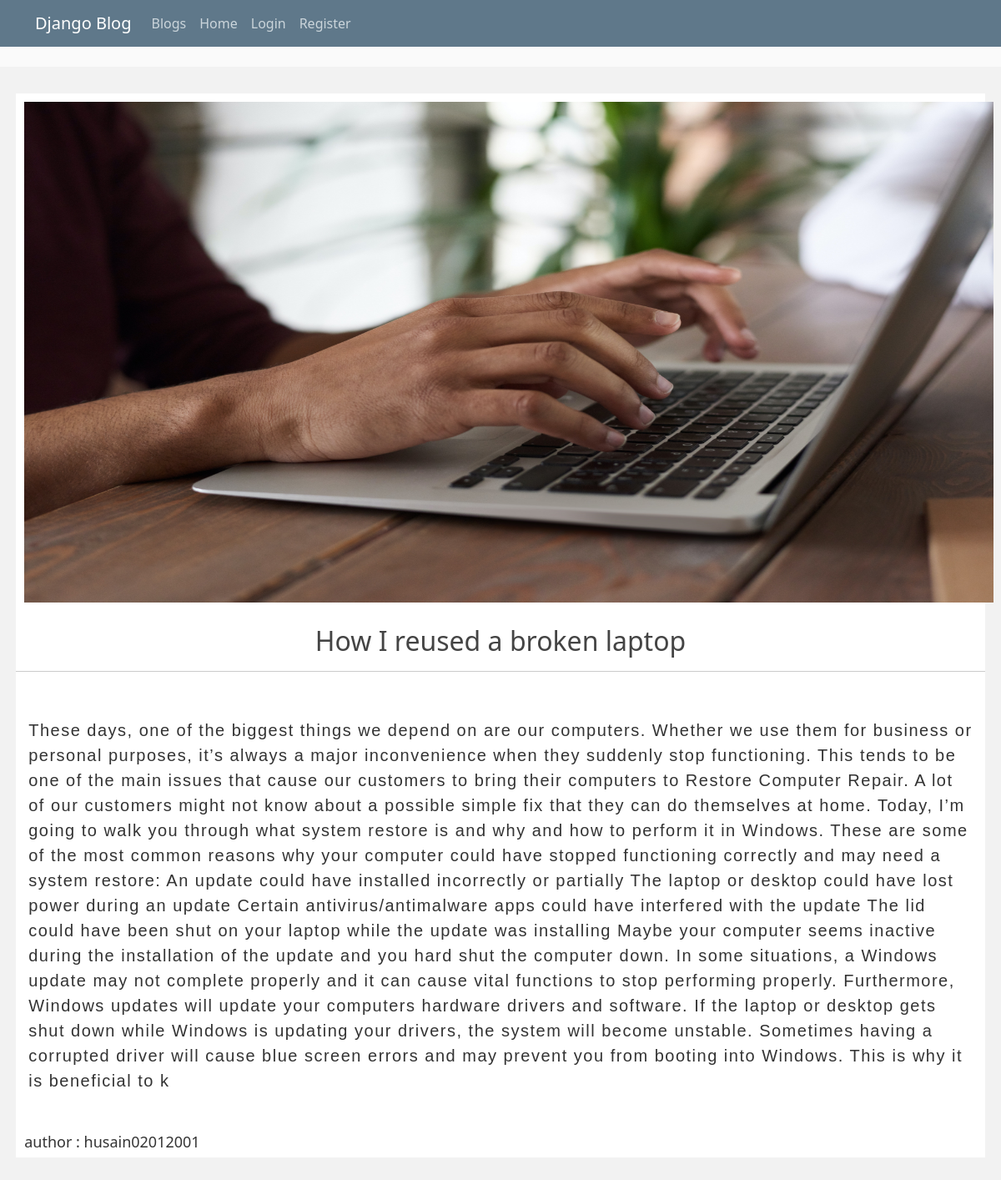
/blog/blogs/1, run on the app's committed database.
### blog/models.py (models this page shows, shortened)
class Blog(models.Model):
    title = models.CharField(max_length=50)
    description = models.CharField(max_length=1500)
    image = models.ImageField(upload_to = "uploads/blog-picture/")
    author = models.ForeignKey(User, on_delete=models.CASCADE )
    cardDescription = models.CharField(max_length=100, blank=True, null=True)

### blog/views.py (the view)
# urls.py: path('blogs/<int:blog_id>', views.viewblog, name = 'ViewBlog')
def viewblog(request,blog_id):
    blogs = Blog.objects.get(id= blog_id)
    return render(request, 'blog/ViewBlog.html',
    {
    "blogs": blogs
    })

### blog/templates/blog/ViewBlog.html (shortened to what this page needs)
{% extends 'product/base.html' %}
{% block content %}
        <div class="facts-container-1">
            <div class="facts-container-2">
                <img src="{{blogs.image.url}}" style="height: 600px; width:100%;  margin: 10px;">
                <div style="margin-top:1.5%">
                    <h2 style="text-align: center;">{{blogs.title}}</h2>
                </div>
                <hr>
                <br>
                <div style="margin:15px">
                    <p style="font-size: 20px; font-family: sans-serif; letter-spacing: 1.5px;">{{blogs.description}}</p>
                </div>
                <br>
                <p style="padding:5px; padding-left:10px; font-size: 18px">author : {{blogs.author}}</p>
            </div>
        </div>
{% endblock content %}

### product/static/product/main.css (style rules this page uses)
body { background: #fafafa; color: #333333; margin-top: 5rem; }
h1, h2, h3, h4, h5, h6 { color: #444444; }

### blog/templates/blog/ViewBlog.html (style rules this page uses)
.facts-container-2 { background: #fff; }
.facts-container-1 { padding: 2rem 1.2rem; margin-top: 40px; margin-bottom: 0; background-color: #f2f2f2; }

### data on the page
Blog: image (picture), title "How I reused a broken laptop", description "These days, one of the biggest things we depend on are our computers. Whether we use them for business or personal purposes, it’s always a major inconvenience when they suddenly stop functioning. This tends to be one of the main issues that cause our customers to bring their computers to Restore Computer Repair. A lot of our customers might not know about a possible simple fix that they can do themselves at home. Today, I’m going to walk you through what system restore is and why and how to perform it in Windows. These are some of the most common reasons why your computer could have stopped functioning correctly and may need a system restore: An update could have installed incorrectly or…", author "husain02012001"
